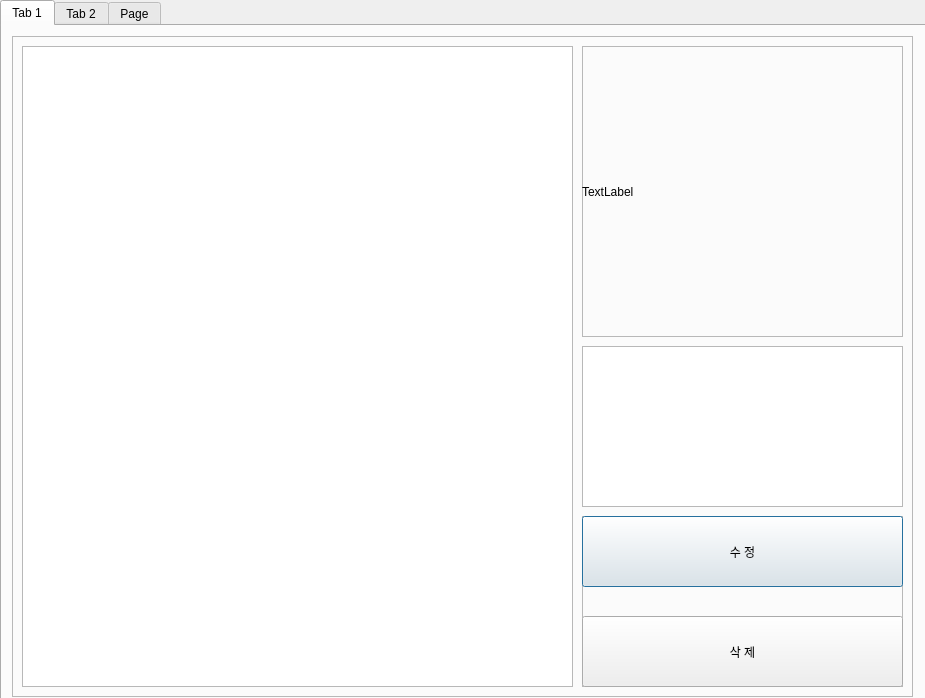
<?xml version="1.0" encoding="UTF-8"?>
<ui version="4.0">
 <class>Dialog</class>
 <widget class="QDialog" name="Dialog">
  <property name="geometry">
   <rect>
    <x>0</x>
    <y>0</y>
    <width>925</width>
    <height>698</height>
   </rect>
  </property>
  <property name="windowTitle">
   <string>Dialog</string>
  </property>
  <widget class="QTabWidget" name="tabWidget">
   <property name="geometry">
    <rect>
     <x>0</x>
     <y>0</y>
     <width>931</width>
     <height>701</height>
    </rect>
   </property>
   <property name="currentIndex">
    <number>0</number>
   </property>
   <widget class="QWidget" name="tab">
    <attribute name="title">
     <string>Tab 1</string>
    </attribute>
    <widget class="QFrame" name="frame">
     <property name="geometry">
      <rect>
       <x>10</x>
       <y>10</y>
       <width>901</width>
       <height>661</height>
      </rect>
     </property>
     <property name="frameShape">
      <enum>QFrame::StyledPanel</enum>
     </property>
     <property name="frameShadow">
      <enum>QFrame::Raised</enum>
     </property>
     <widget class="QFrame" name="frame_2">
      <property name="geometry">
       <rect>
        <x>10</x>
        <y>10</y>
        <width>551</width>
        <height>641</height>
       </rect>
      </property>
      <property name="frameShape">
       <enum>QFrame::StyledPanel</enum>
      </property>
      <property name="frameShadow">
       <enum>QFrame::Raised</enum>
      </property>
      <widget class="QTableWidget" name="tableWidget">
       <property name="geometry">
        <rect>
         <x>0</x>
         <y>0</y>
         <width>551</width>
         <height>641</height>
        </rect>
       </property>
      </widget>
     </widget>
     <widget class="QFrame" name="frame_3">
      <property name="geometry">
       <rect>
        <x>570</x>
        <y>10</y>
        <width>321</width>
        <height>291</height>
       </rect>
      </property>
      <property name="frameShape">
       <enum>QFrame::StyledPanel</enum>
      </property>
      <property name="frameShadow">
       <enum>QFrame::Raised</enum>
      </property>
      <widget class="QLabel" name="label">
       <property name="geometry">
        <rect>
         <x>0</x>
         <y>0</y>
         <width>321</width>
         <height>291</height>
        </rect>
       </property>
       <property name="text">
        <string>TextLabel</string>
       </property>
      </widget>
     </widget>
     <widget class="QFrame" name="frame_4">
      <property name="geometry">
       <rect>
        <x>570</x>
        <y>310</y>
        <width>321</width>
        <height>161</height>
       </rect>
      </property>
      <property name="frameShape">
       <enum>QFrame::StyledPanel</enum>
      </property>
      <property name="frameShadow">
       <enum>QFrame::Raised</enum>
      </property>
      <widget class="QTableWidget" name="tableWidget_2">
       <property name="geometry">
        <rect>
         <x>0</x>
         <y>0</y>
         <width>321</width>
         <height>161</height>
        </rect>
       </property>
      </widget>
     </widget>
     <widget class="QFrame" name="frame_5">
      <property name="geometry">
       <rect>
        <x>570</x>
        <y>480</y>
        <width>321</width>
        <height>171</height>
       </rect>
      </property>
      <property name="frameShape">
       <enum>QFrame::StyledPanel</enum>
      </property>
      <property name="frameShadow">
       <enum>QFrame::Raised</enum>
      </property>
      <widget class="QPushButton" name="pushButton">
       <property name="geometry">
        <rect>
         <x>0</x>
         <y>0</y>
         <width>321</width>
         <height>71</height>
        </rect>
       </property>
       <property name="text">
        <string>수 정</string>
       </property>
      </widget>
      <widget class="QPushButton" name="pushButton_2">
       <property name="geometry">
        <rect>
         <x>0</x>
         <y>100</y>
         <width>321</width>
         <height>71</height>
        </rect>
       </property>
       <property name="text">
        <string>삭 제</string>
       </property>
      </widget>
     </widget>
    </widget>
   </widget>
   <widget class="QWidget" name="tab_2">
    <attribute name="title">
     <string>Tab 2</string>
    </attribute>
    <widget class="QFrame" name="frame_6">
     <property name="geometry">
      <rect>
       <x>10</x>
       <y>10</y>
       <width>901</width>
       <height>661</height>
      </rect>
     </property>
     <property name="frameShape">
      <enum>QFrame::StyledPanel</enum>
     </property>
     <property name="frameShadow">
      <enum>QFrame::Raised</enum>
     </property>
     <widget class="QFrame" name="frame_7">
      <property name="geometry">
       <rect>
        <x>10</x>
        <y>10</y>
        <width>281</width>
        <height>641</height>
       </rect>
      </property>
      <property name="frameShape">
       <enum>QFrame::StyledPanel</enum>
      </property>
      <property name="frameShadow">
       <enum>QFrame::Raised</enum>
      </property>
      <widget class="QTableWidget" name="tableWidget_3">
       <property name="geometry">
        <rect>
         <x>10</x>
         <y>10</y>
         <width>261</width>
         <height>621</height>
        </rect>
       </property>
      </widget>
     </widget>
     <widget class="QFrame" name="frame_8">
      <property name="geometry">
       <rect>
        <x>300</x>
        <y>10</y>
        <width>591</width>
        <height>511</height>
       </rect>
      </property>
      <property name="frameShape">
       <enum>QFrame::StyledPanel</enum>
      </property>
      <property name="frameShadow">
       <enum>QFrame::Raised</enum>
      </property>
      <widget class="QWidget" name="widget" native="true">
       <property name="geometry">
        <rect>
         <x>0</x>
         <y>0</y>
         <width>591</width>
         <height>511</height>
        </rect>
       </property>
      </widget>
     </widget>
     <widget class="QFrame" name="frame_9">
      <property name="geometry">
       <rect>
        <x>300</x>
        <y>530</y>
        <width>591</width>
        <height>121</height>
       </rect>
      </property>
      <property name="frameShape">
       <enum>QFrame::StyledPanel</enum>
      </property>
      <property name="frameShadow">
       <enum>QFrame::Raised</enum>
      </property>
      <widget class="QLabel" name="label_2">
       <property name="geometry">
        <rect>
         <x>0</x>
         <y>0</y>
         <width>591</width>
         <height>121</height>
        </rect>
       </property>
       <property name="text">
        <string>TextLabel</string>
       </property>
      </widget>
     </widget>
    </widget>
   </widget>
   <widget class="QWidget" name="tab_3">
    <attribute name="title">
     <string>Page</string>
    </attribute>
    <widget class="QFrame" name="frame_10">
     <property name="geometry">
      <rect>
       <x>10</x>
       <y>10</y>
       <width>901</width>
       <height>661</height>
      </rect>
     </property>
     <property name="frameShape">
      <enum>QFrame::StyledPanel</enum>
     </property>
     <property name="frameShadow">
      <enum>QFrame::Raised</enum>
     </property>
     <widget class="QWidget" name="widget_2" native="true">
      <property name="geometry">
       <rect>
        <x>10</x>
        <y>10</y>
        <width>601</width>
        <height>641</height>
       </rect>
      </property>
      <widget class="QWidget" name="widget_3" native="true">
       <property name="geometry">
        <rect>
         <x>10</x>
         <y>10</y>
         <width>581</width>
         <height>621</height>
        </rect>
       </property>
      </widget>
     </widget>
     <widget class="QFrame" name="frame_11">
      <property name="geometry">
       <rect>
        <x>630</x>
        <y>10</y>
        <width>261</width>
        <height>641</height>
       </rect>
      </property>
      <property name="frameShape">
       <enum>QFrame::StyledPanel</enum>
      </property>
      <property name="frameShadow">
       <enum>QFrame::Raised</enum>
      </property>
      <widget class="QTreeWidget" name="treeWidget">
       <property name="geometry">
        <rect>
         <x>10</x>
         <y>10</y>
         <width>241</width>
         <height>621</height>
        </rect>
       </property>
       <column>
        <property name="text">
         <string notr="true">1</string>
        </property>
       </column>
      </widget>
     </widget>
    </widget>
   </widget>
  </widget>
 </widget>
 <resources/>
 <connections/>
</ui>
